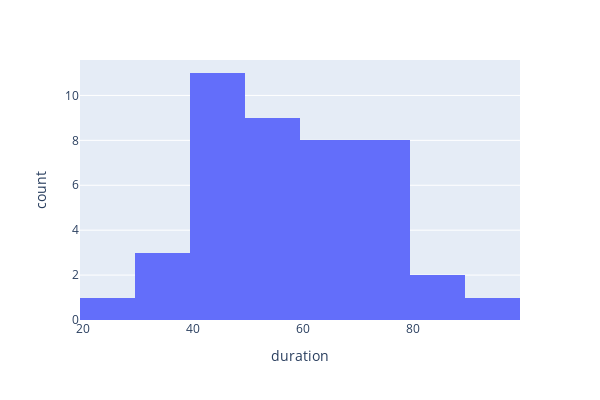

The notebook cell this image was saved under:
### Code cell
fig = px.histogram(df, x="duration", width=600, height=400)
fig.show()

### Figure 1 — Plotly figure (JSON) as saved in the notebook; plotly's stock layout.template omitted (floating-point values rounded to 4 significant figures)
{"data": [{"alignmentgroup": "True", "bingroup": "x", "hoverlabel": {"namelength": 0}, "hovertemplate": "duration=%{x}<br>count=%{y}", "legendgroup": "", "marker": {"color": "#636efa"}, "name": "", "offsetgroup": "", "orientation": "v", "showlegend": false, "type": "histogram", "x": [35, 60, 50, 40, 75, 76, 84, 52, 74, 77, 39, 45, 46, 29, 42, 42, 60, 74, 58, 62, 81, 61, 77, 46, 42, 60, 91, 65, 46, 58, 69, 74, 38, 60, 46, 57, 50, 41, 42, 53, 75, 52, 54], "xaxis": "x", "yaxis": "y"}], "layout": {"barmode": "relative", "height": 400, "legend": {"tracegroupgap": 0}, "margin": {"t": 60}, "width": 600, "xaxis": {"anchor": "y", "domain": [0, 1], "title": {"text": "duration"}}, "yaxis": {"anchor": "x", "domain": [0, 1], "title": {"text": "count"}}}}
